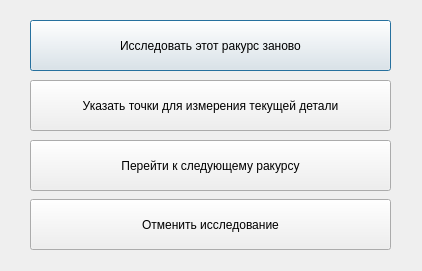
<?xml version="1.0" encoding="UTF-8"?>
<ui version="4.0">
 <class>CurrentAngleResultConfirmDialog</class>
 <widget class="QDialog" name="CurrentAngleResultConfirmDialog">
  <property name="geometry">
   <rect>
    <x>0</x>
    <y>0</y>
    <width>422</width>
    <height>271</height>
   </rect>
  </property>
  <property name="windowTitle">
   <string>Действия после исследования ракурса текущей детали</string>
  </property>
  <widget class="QPushButton" name="researchThisAngleAgainButton">
   <property name="geometry">
    <rect>
     <x>30</x>
     <y>20</y>
     <width>361</width>
     <height>51</height>
    </rect>
   </property>
   <property name="text">
    <string>Исследовать этот ракурс заново</string>
   </property>
  </widget>
  <widget class="QPushButton" name="passToNextAngleButton">
   <property name="geometry">
    <rect>
     <x>30</x>
     <y>140</y>
     <width>361</width>
     <height>51</height>
    </rect>
   </property>
   <property name="text">
    <string>Перейти к следующему ракурсу</string>
   </property>
  </widget>
  <widget class="QPushButton" name="cancelResearchButton">
   <property name="geometry">
    <rect>
     <x>30</x>
     <y>199</y>
     <width>361</width>
     <height>51</height>
    </rect>
   </property>
   <property name="text">
    <string>Отменить исследование</string>
   </property>
  </widget>
  <widget class="QPushButton" name="setPointsForMeasurementsButton">
   <property name="geometry">
    <rect>
     <x>30</x>
     <y>80</y>
     <width>361</width>
     <height>51</height>
    </rect>
   </property>
   <property name="text">
    <string>Указать точки для измерения текущей детали</string>
   </property>
  </widget>
 </widget>
 <tabstops>
  <tabstop>researchThisAngleAgainButton</tabstop>
  <tabstop>setPointsForMeasurementsButton</tabstop>
  <tabstop>passToNextAngleButton</tabstop>
  <tabstop>cancelResearchButton</tabstop>
 </tabstops>
 <resources/>
 <connections/>
</ui>
